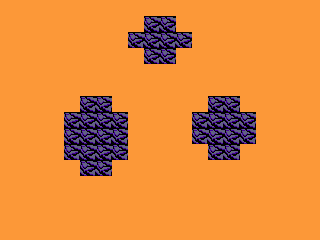

A level layout from a 2D game, rendered from its tile map. Below: a short description, then the map file with tile-grid data replaced by summaries:
An orthogonal 20x15 tile map with 16x16 px tiles, 1 tile layer (Tile Layer 1) and 2 objects.

<map version="1.0" orientation="orthogonal" renderorder="right-down" width="20" height="15" tilewidth="16" tileheight="16" nextobjectid="5">
 <tileset firstgid="1" name="tiles" tilewidth="16" tileheight="16" tilecount="32">
  <image source="tiles.png" width="128" height="64" />
  <tile id="0">
   <properties>
    <property name="col" value="0" />
   </properties>
  </tile>
  <tile id="1">
   <properties>
    <property name="col" value="0" />
   </properties>
  </tile>
  <tile id="2">
   <properties>
    <property name="col" value="0" />
   </properties>
  </tile>
  <tile id="3">
   <properties>
    <property name="col" value="0" />
   </properties>
  </tile>
  <tile id="4">
   <properties>
    <property name="col" value="0" />
   </properties>
  </tile>
  <tile id="5">
   <properties>
    <property name="col" value="0" />
   </properties>
  </tile>
  <tile id="6">
   <properties>
    <property name="col" value="0" />
   </properties>
  </tile>
  <tile id="8">
   <properties>
    <property name="col" value="1" />
   </properties>
  </tile>
  <tile id="9">
   <properties>
    <property name="col" value="1" />
   </properties>
  </tile>
  <tile id="10">
   <properties>
    <property name="col" value="1" />
   </properties>
  </tile>
  <tile id="11">
   <properties>
    <property name="col" value="1" />
    <property name="die" value="" />
   </properties>
  </tile>
  <tile id="12">
   <properties>
    <property name="col" value="1" />
   </properties>
  </tile>
  <tile id="13">
   <properties>
    <property name="col" value="0" />
   </properties>
  </tile>
  <tile id="14">
   <properties>
    <property name="col" value="0" />
   </properties>
  </tile>
  <tile id="16">
   <properties>
    <property name="col" value="0" />
   </properties>
  </tile>
  <tile id="17">
   <properties>
    <property name="col" value="0" />
   </properties>
  </tile>
  <tile id="18">
   <properties>
    <property name="col" value="0" />
   </properties>
  </tile>
  <tile id="19">
   <properties>
    <property name="col" value="0" />
   </properties>
  </tile>
  <tile id="20">
   <properties>
    <property name="col" value="1" />
   </properties>
  </tile>
  <tile id="21">
   <properties>
    <property name="col" value="0" />
   </properties>
  </tile>
  <tile id="22">
   <properties>
    <property name="col" value="0" />
   </properties>
  </tile>
  <tile id="24">
   <properties>
    <property name="col" value="1" />
   </properties>
  </tile>
  <tile id="25">
   <properties>
    <property name="col" value="1" />
   </properties>
  </tile>
  <tile id="26">
   <properties>
    <property name="col" value="1" />
   </properties>
  </tile>
  <tile id="27">
   <properties>
    <property name="col" value="1" />
   </properties>
  </tile>
  <tile id="28">
   <properties>
    <property name="col" value="0" />
   </properties>
  </tile>
  <tile id="29">
   <properties>
    <property name="col" value="0" />
   </properties>
  </tile>
  <tile id="30">
   <properties>
    <property name="col" value="0" />
   </properties>
  </tile>
 </tileset>
 <layer name="Tile Layer 1" width="20" height="15">
  <data>[300 cells, 300 non-empty, 2 distinct tile ids]</data>
 </layer>
 <objectgroup name="Object Layer 1">
  <object id="2" gid="20" x="240" y="80" width="16" height="16">
   <properties>
    <property name="e" value="1" />
   </properties>
  </object>
  <object id="4" gid="20" x="208" y="224" width="16" height="16">
   <properties>
    <property name="e" value="1" />
   </properties>
  </object>
 </objectgroup>
</map>